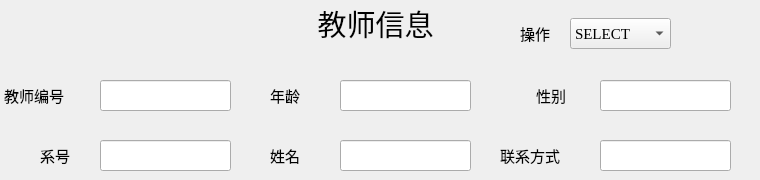
    <widget class="QWidget" name="page_teacher">
     <widget class="QLabel" name="label_tid">
      <property name="geometry">
       <rect>
        <x>4</x>
        <y>80</y>
        <width>81</width>
        <height>31</height>
       </rect>
      </property>
      <property name="font">
       <font>
        <family>Microsoft YaHei UI</family>
        <pointsize>11</pointsize>
       </font>
      </property>
      <property name="text">
       <string>教师编号</string>
      </property>
     </widget>
     <widget class="QLineEdit" name="lineEdit_tid">
      <property name="geometry">
       <rect>
        <x>100</x>
        <y>80</y>
        <width>131</width>
        <height>31</height>
       </rect>
      </property>
     </widget>
     <widget class="QLineEdit" name="lineEdit_tdid">
      <property name="geometry">
       <rect>
        <x>100</x>
        <y>140</y>
        <width>131</width>
        <height>31</height>
       </rect>
      </property>
     </widget>
     <widget class="QLabel" name="label_tdid">
      <property name="geometry">
       <rect>
        <x>40</x>
        <y>140</y>
        <width>41</width>
        <height>31</height>
       </rect>
      </property>
      <property name="font">
       <font>
        <family>Microsoft YaHei UI</family>
        <pointsize>11</pointsize>
       </font>
      </property>
      <property name="text">
       <string>系号</string>
      </property>
     </widget>
     <widget class="QLabel" name="label_tage">
      <property name="geometry">
       <rect>
        <x>270</x>
        <y>80</y>
        <width>41</width>
        <height>31</height>
       </rect>
      </property>
      <property name="font">
       <font>
        <family>Microsoft YaHei UI</family>
        <pointsize>11</pointsize>
       </font>
      </property>
      <property name="text">
       <string>年龄</string>
      </property>
     </widget>
     <widget class="QLineEdit" name="lineEdit_tname">
      <property name="geometry">
       <rect>
        <x>340</x>
        <y>140</y>
        <width>131</width>
        <height>31</height>
       </rect>
      </property>
     </widget>
     <widget class="QLabel" name="label_tname">
      <property name="geometry">
       <rect>
        <x>270</x>
        <y>140</y>
        <width>41</width>
        <height>31</height>
       </rect>
      </property>
      <property name="font">
       <font>
        <family>Microsoft YaHei UI</family>
        <pointsize>11</pointsize>
       </font>
      </property>
      <property name="text">
       <string>姓名</string>
      </property>
     </widget>
     <widget class="QLineEdit" name="lineEdit_tsex">
      <property name="geometry">
       <rect>
        <x>600</x>
        <y>80</y>
        <width>131</width>
        <height>31</height>
       </rect>
      </property>
     </widget>
     <widget class="QLabel" name="label_tsex">
      <property name="geometry">
       <rect>
        <x>536</x>
        <y>80</y>
        <width>41</width>
        <height>31</height>
       </rect>
      </property>
      <property name="font">
       <font>
        <family>Microsoft YaHei UI</family>
        <pointsize>11</pointsize>
       </font>
      </property>
      <property name="text">
       <string>性别</string>
      </property>
     </widget>
     <widget class="QLineEdit" name="lineEdit_ttel">
      <property name="geometry">
       <rect>
        <x>600</x>
        <y>140</y>
        <width>131</width>
        <height>31</height>
       </rect>
      </property>
     </widget>
     <widget class="QLabel" name="label_ttel">
      <property name="geometry">
       <rect>
        <x>500</x>
        <y>140</y>
        <width>81</width>
        <height>31</height>
       </rect>
      </property>
      <property name="font">
       <font>
        <family>Microsoft YaHei UI</family>
        <pointsize>11</pointsize>
       </font>
      </property>
      <property name="text">
       <string>联系方式</string>
      </property>
     </widget>
     <widget class="QLineEdit" name="lineEdit_tage">
      <property name="geometry">
       <rect>
        <x>340</x>
        <y>80</y>
        <width>131</width>
        <height>31</height>
       </rect>
      </property>
     </widget>
     <widget class="QLabel" name="label_teacher">
      <property name="geometry">
       <rect>
        <x>0</x>
        <y>3</y>
        <width>751</width>
        <height>41</height>
       </rect>
      </property>
      <property name="font">
       <font>
        <family>Microsoft YaHei UI</family>
        <pointsize>22</pointsize>
        <weight>50</weight>
        <bold>false</bold>
       </font>
      </property>
      <property name="text">
       <string>教师信息</string>
      </property>
      <property name="alignment">
       <set>Qt::AlignCenter</set>
      </property>
     </widget>
     <widget class="QLabel" name="label_teacher_combo">
      <property name="geometry">
       <rect>
        <x>520</x>
        <y>23</y>
        <width>41</width>
        <height>21</height>
       </rect>
      </property>
      <property name="font">
       <font>
        <family>Microsoft YaHei UI</family>
        <pointsize>11</pointsize>
       </font>
      </property>
      <property name="text">
       <string>操作</string>
      </property>
     </widget>
     <widget class="QComboBox" name="comboBox_teacher">
      <property name="geometry">
       <rect>
        <x>570</x>
        <y>18</y>
        <width>101</width>
        <height>31</height>
       </rect>
      </property>
      <property name="font">
       <font>
        <family>Times New Roman</family>
        <pointsize>11</pointsize>
       </font>
      </property>
      <item>
       <property name="text">
        <string>SELECT</string>
       </property>
      </item>
      <item>
       <property name="text">
        <string>INSERT</string>
       </property>
      </item>
      <item>
       <property name="text">
        <string>DELETE</string>
       </property>
      </item>
     </widget>
     <zorder>label_teacher</zorder>
     <zorder>label_tid</zorder>
     <zorder>lineEdit_tid</zorder>
     <zorder>lineEdit_tdid</zorder>
     <zorder>label_tdid</zorder>
     <zorder>label_tage</zorder>
     <zorder>lineEdit_tname</zorder>
     <zorder>label_tname</zorder>
     <zorder>lineEdit_tsex</zorder>
     <zorder>label_tsex</zorder>
     <zorder>lineEdit_ttel</zorder>
     <zorder>label_ttel</zorder>
     <zorder>lineEdit_tage</zorder>
     <zorder>label_teacher_combo</zorder>
     <zorder>comboBox_teacher</zorder>
    </widget>
